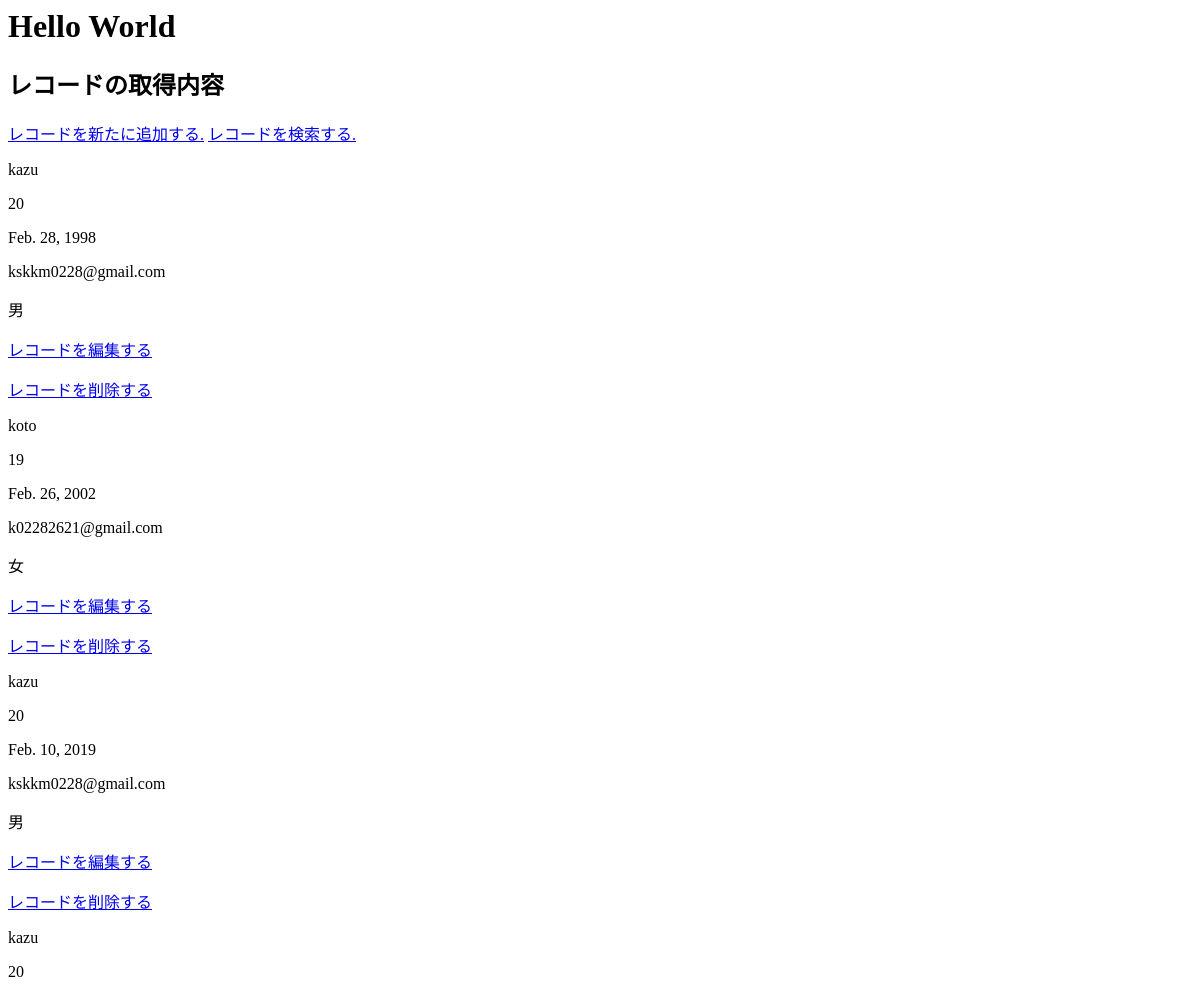
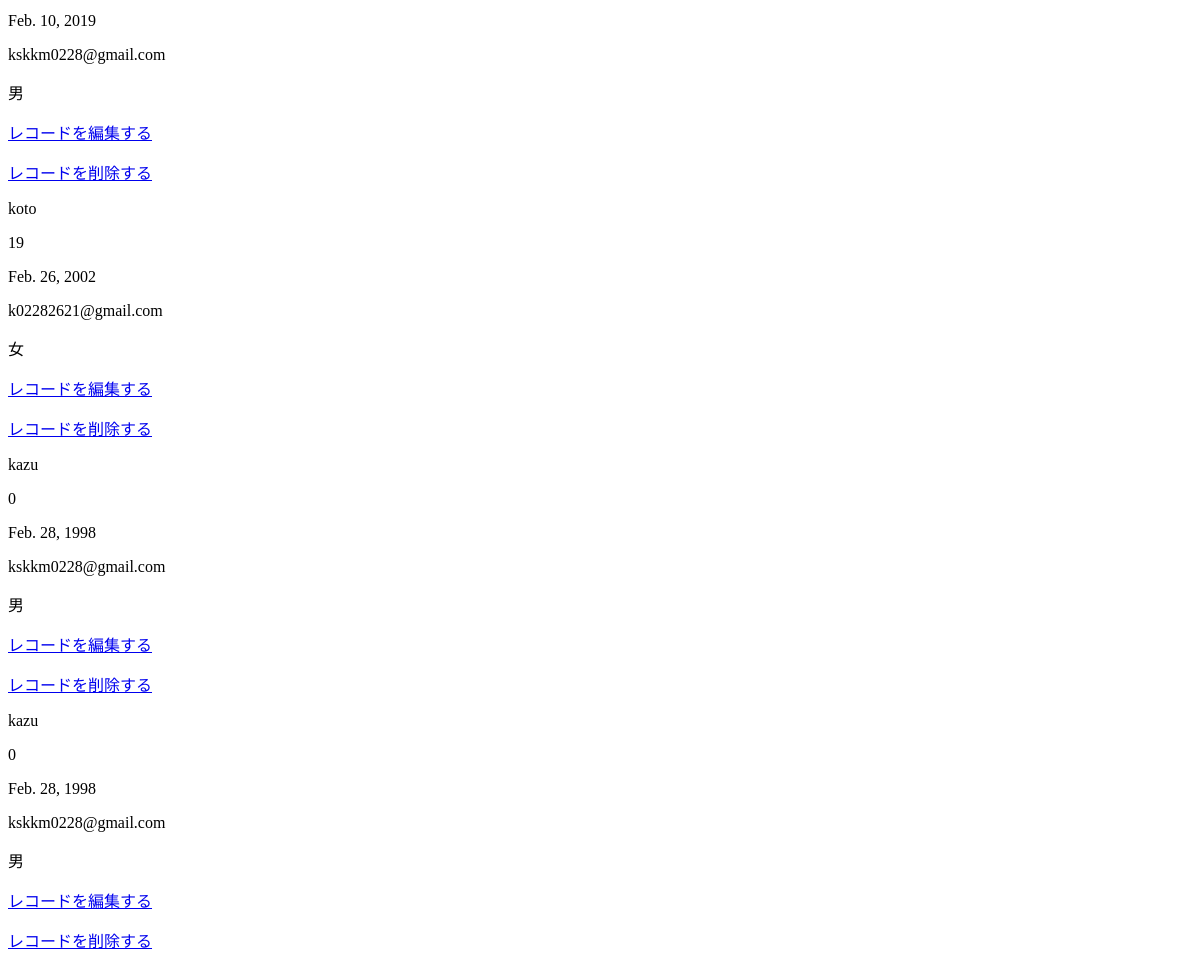
Page /polls/sample/ on the earlier database version (2 pictures, top to bottom).
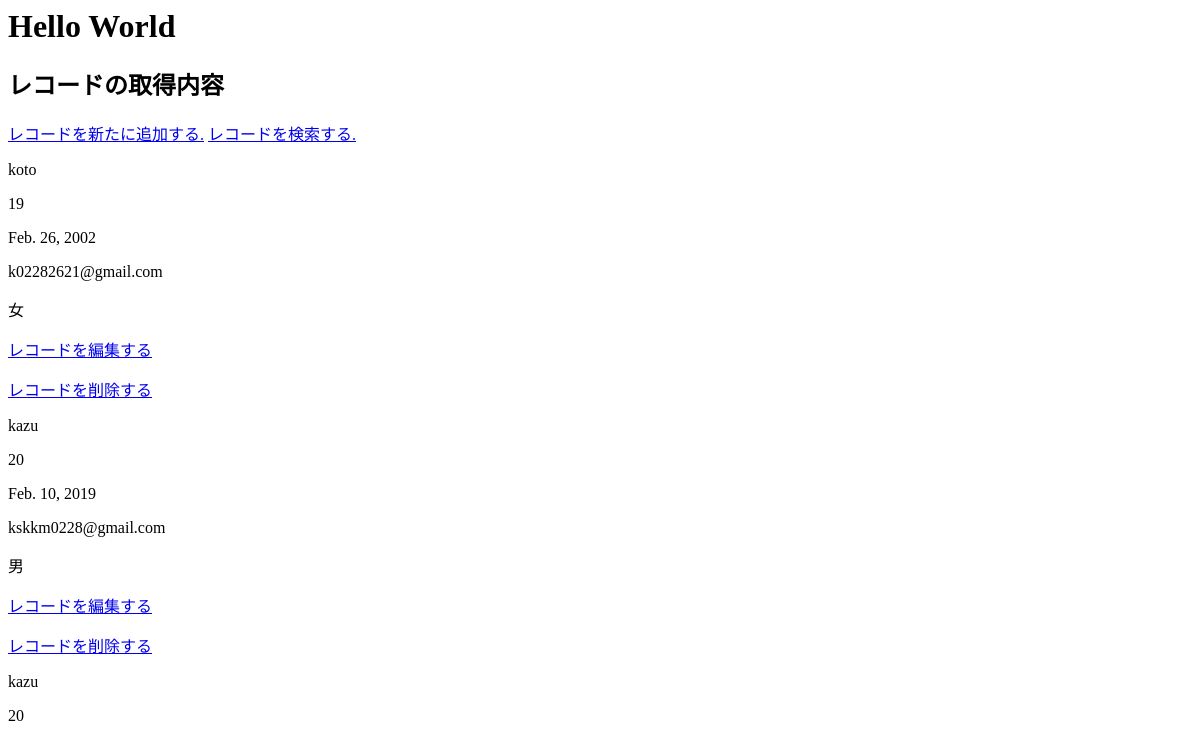
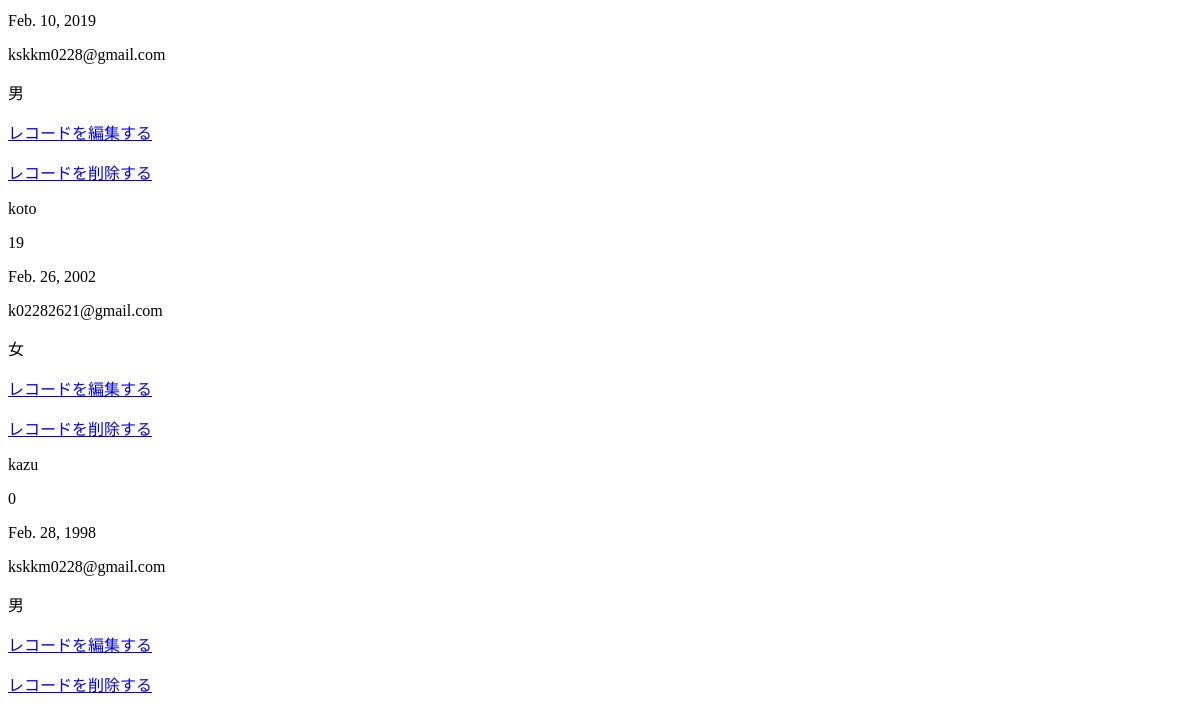
Same page on the later database version (2 pictures, top to bottom).
### polls/models.py (models this page shows)
class Person(models.Model):
    name = models.CharField(max_length=50)
    age = models.IntegerField(default=0)
    birthday = models.DateField()
    mail = models.EmailField(max_length=100)
    gender = models.BooleanField()

### polls/views.py (the view)
# urls.py: path('sample/', SampleTemplateView.as_view(), name='index'),
class SampleTemplateView(TemplateView):
    template_name = "polls/index.html"
    def get_context_data(self, **kwargs):
        context = super().get_context_data(**kwargs)
        context["data"] = Person.objects.all()
        return context

### polls/templates/polls/index.html (shortened to what this page needs)
<html>
<head>
</head>
<body>
<h1>Hello World</h1>
<h2>レコードの取得内容</h2>
<a href="{% url 'create'  %}">レコードを新たに追加する.</a>
<a href="{% url 'find'  %}">レコードを検索する.</a>
{% for item in data %}
    <p>{{ item.name }}</p>
    <p>{{ item.age }}</p>
    <p>{{ item.birthday }}</p>
    <p>{{ item.mail }}</p>
    {% if item.gender == True %}男{% endif %}
    {% if item.gender == False %}女{% endif %}
    <p><a href="{% url 'edit' item.id %}">レコードを編集する</a><p>
    <p><a href="{% url 'delete' item.id %}">レコードを削除する</a><p>
{% endfor %}
</body>
</html>

Differences in the rows shown:
removed Person: name "kazu", age "20", birthday "Feb. 28, 1998", mail "kskkm0228@gmail.com", gender "男"
removed Person: name "kazu", age "0", birthday "Feb. 28, 1998", mail "kskkm0228@gmail.com", gender "男"
